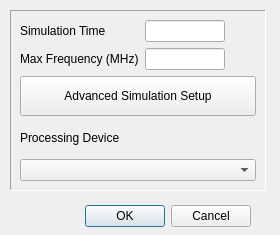
<?xml version="1.0" encoding="UTF-8"?>
<ui version="4.0">
 <class>simulationSetupDialog</class>
 <widget class="QDialog" name="simulationSetupDialog">
  <property name="geometry">
   <rect>
    <x>0</x>
    <y>0</y>
    <width>280</width>
    <height>235</height>
   </rect>
  </property>
  <property name="minimumSize">
   <size>
    <width>280</width>
    <height>235</height>
   </size>
  </property>
  <property name="maximumSize">
   <size>
    <width>280</width>
    <height>235</height>
   </size>
  </property>
  <property name="windowTitle">
   <string>Simulation Setup</string>
  </property>
  <property name="windowIcon">
   <iconset resource="resources.qrc">
    <normaloff>:/simModel.png</normaloff>:/simModel.png</iconset>
  </property>
  <widget class="QDialogButtonBox" name="buttonBox">
   <property name="geometry">
    <rect>
     <x>60</x>
     <y>200</y>
     <width>191</width>
     <height>32</height>
    </rect>
   </property>
   <property name="orientation">
    <enum>Qt::Horizontal</enum>
   </property>
   <property name="standardButtons">
    <set>QDialogButtonBox::Cancel|QDialogButtonBox::Ok</set>
   </property>
  </widget>
  <widget class="QFrame" name="frame">
   <property name="geometry">
    <rect>
     <x>10</x>
     <y>10</y>
     <width>256</width>
     <height>181</height>
    </rect>
   </property>
   <property name="frameShape">
    <enum>QFrame::Panel</enum>
   </property>
   <property name="frameShadow">
    <enum>QFrame::Sunken</enum>
   </property>
   <layout class="QVBoxLayout" name="verticalLayout">
    <item>
     <layout class="QFormLayout" name="formLayout">
      <item row="0" column="0">
       <widget class="QLabel" name="simulationTimeLabel">
        <property name="text">
         <string>Simulation Time</string>
        </property>
       </widget>
      </item>
      <item row="0" column="1">
       <widget class="QLineEdit" name="simulationTimeLineEdit">
        <property name="minimumSize">
         <size>
          <width>80</width>
          <height>0</height>
         </size>
        </property>
        <property name="maximumSize">
         <size>
          <width>80</width>
          <height>16777215</height>
         </size>
        </property>
       </widget>
      </item>
      <item row="1" column="0">
       <widget class="QLabel" name="maxFrequencyLabel">
        <property name="text">
         <string>Max Frequency (MHz)</string>
        </property>
       </widget>
      </item>
      <item row="1" column="1">
       <widget class="QLineEdit" name="maxFrequencyLineEdit">
        <property name="minimumSize">
         <size>
          <width>80</width>
          <height>0</height>
         </size>
        </property>
        <property name="maximumSize">
         <size>
          <width>80</width>
          <height>16777215</height>
         </size>
        </property>
       </widget>
      </item>
     </layout>
    </item>
    <item>
     <widget class="QPushButton" name="advancedSimulationSetupPushButton">
      <property name="minimumSize">
       <size>
        <width>0</width>
        <height>40</height>
       </size>
      </property>
      <property name="maximumSize">
       <size>
        <width>16777215</width>
        <height>40</height>
       </size>
      </property>
      <property name="text">
       <string>Advanced Simulation Setup</string>
      </property>
      <property name="icon">
       <iconset resource="resources.qrc">
        <normaloff>:/simModel.png</normaloff>:/simModel.png</iconset>
      </property>
      <property name="iconSize">
       <size>
        <width>24</width>
        <height>24</height>
       </size>
      </property>
     </widget>
    </item>
    <item>
     <widget class="QLabel" name="processingDeviceLabel">
      <property name="text">
       <string>Processing Device</string>
      </property>
     </widget>
    </item>
    <item>
     <widget class="QComboBox" name="deviceComboBox"/>
    </item>
   </layout>
  </widget>
 </widget>
 <resources>
  <include location="resources.qrc"/>
 </resources>
 <connections>
  <connection>
   <sender>buttonBox</sender>
   <signal>accepted()</signal>
   <receiver>simulationSetupDialog</receiver>
   <slot>accept()</slot>
   <hints>
    <hint type="sourcelabel">
     <x>248</x>
     <y>254</y>
    </hint>
    <hint type="destinationlabel">
     <x>157</x>
     <y>274</y>
    </hint>
   </hints>
  </connection>
  <connection>
   <sender>buttonBox</sender>
   <signal>rejected()</signal>
   <receiver>simulationSetupDialog</receiver>
   <slot>reject()</slot>
   <hints>
    <hint type="sourcelabel">
     <x>316</x>
     <y>260</y>
    </hint>
    <hint type="destinationlabel">
     <x>286</x>
     <y>274</y>
    </hint>
   </hints>
  </connection>
 </connections>
</ui>
